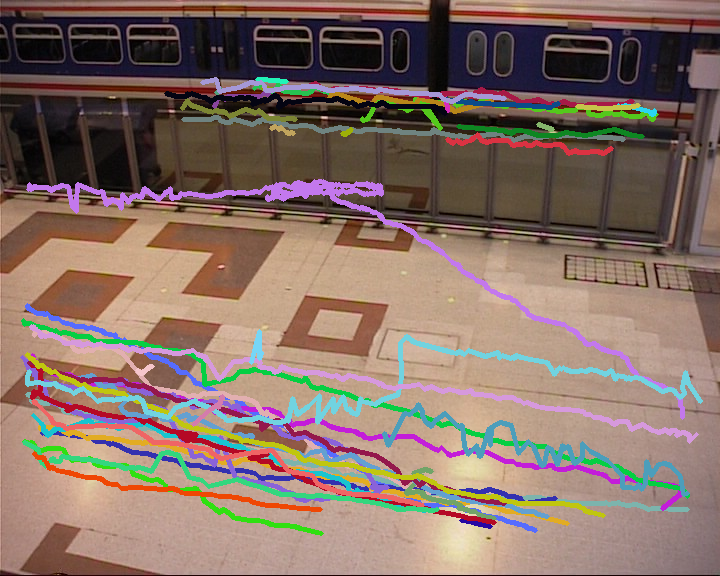
#> input picture ISA_Lab_3-Data/tracks_by_distance_tau_10.png, 720 x 576 px, given as the content of the folder ../sequence, which was not available
$ python object_tracking_spatial_dist.py
#> lines starting #> are read from the running program, lines starting #| are printed output that depends on the picture; pictures that were not available may be replaced by others from this repository, and a replacement may not be noted
import os
import cv2
import pickle
import numpy as np
import random

# Task 2 : Tracking by detection using spatial distance alone

def compute_center(box):
    x1, y1, x2, y2 = box
    return np.array([(x1 + x2) / 2, (y1 + y2) / 2])

def track_by_distance(predictions, num_frames, tau, max_dist=50):
    tracks = {}        # track_id -> {'bbox': np.array, 'frames_with_no_detection': int}
    trajectories = {}  # track_id -> list of (x, y) points
    next_track_id = 0

    for frame_idx in range(num_frames):
        detections = np.array(predictions.get(frame_idx, []), dtype=np.float32)

        # compute detection bounding box centers
        det_centers = np.array([compute_center(box) for box in detections])

        assigned_tracks = set()
        assigned_detections = set()

        # build list of all possible track-detection pairings: (distance, track_id, detection_idx)
        distances = []
        for track_id, track in tracks.items():
            track_center = compute_center(track['bbox'])
            for i, det_center in enumerate(det_centers):
                d = np.linalg.norm(track_center - det_center)
                distances.append((d, track_id, i))

        # greedy assignement ( closest matches first )
        distances.sort(key=lambda x: x[0])
        for distance, track_id, detection_idx in distances:
            # skip if detection is too far from track, likely a new object
            if distance > max_dist:
                continue
            # skip if track or detection already matched
            if track_id in assigned_tracks or detection_idx in assigned_detections:
                continue

            # update track with matched detection
            tracks[track_id]['bbox'] = detections[detection_idx]
            tracks[track_id]['frames_with_no_detection'] = 0

            # record detection center in trajectory history
            if track_id not in trajectories:
                trajectories[track_id] = []
            trajectories[track_id].append(det_centers[detection_idx])

            #mark as assigned to avoid matching multiple times
            assigned_tracks.add(track_id)
            assigned_detections.add(detection_idx)

        # handle unmatched tracks
        # creates a copy to allow deletion durin iteration
        for track_id in list(tracks.keys()):
            if track_id not in assigned_tracks:
                tracks[track_id]['frames_with_no_detection'] += 1
                if tracks[track_id]['frames_with_no_detection'] >= tau:
                    del tracks[track_id]

        # create new track
        for detection_idx in range(len(detections)):
            if detection_idx not in assigned_detections:
                # initialize new track with current detection
                tracks[next_track_id] = {
                    'bbox': detections[detection_idx],
                    'frames_with_no_detection': 0
                }

                # inialize trajectory with first position
                trajectories[next_track_id] = [det_centers[detection_idx]]
                next_track_id += 1

    return trajectories

# Visualization

def draw_trajectories(image, trajectories, max_dist=50):
    img = image.copy()

    for track_id, points in trajectories.items():
        if len(points) < 2:  # Need at least 2 points to draw a line
            continue

        # Random color for this track
        color = tuple(random.randint(0, 255) for _ in range(3))

        # Draw lines between consecutive points
        for i in range(len(points) - 1):
            current_point = points[i]
            next_point = points[i + 1]

            # Skip if points are too far apart (likely tracking error/jump)
            distance = np.linalg.norm(next_point - current_point)
            if distance > max_dist:
                continue

            # Convert to integer coordinates and draw line
            p1 = tuple(current_point.astype(int))
            p2 = tuple(next_point.astype(int))
            cv2.line(img, p1, p2, color, thickness=3)

    return img

# ---------------- MAIN ----------------

image_sequence_path = '../sequence'
predictions_file_path = 'predictions.pickle'
# Track stop thresholds
taus = [2, 5, 10]

# Load detections
with open(predictions_file_path, 'rb') as f:
#> (reads ISA_Lab_3-Data/predictions.pickle from the repository)
    predictions = pickle.load(f)

images = []
for fname in sorted(os.listdir(image_sequence_path)):
    images.append(cv2.imread(os.path.join(image_sequence_path, fname)))

num_frames = len(predictions)

first_frame = images[0]
#> first_frame is the input picture: shape (576, 720, 3); mean B, G, R 102.1, 112.3, 134.3

for tau in taus:
    trajectories = track_by_distance(predictions, num_frames, tau)
    vis = draw_trajectories(first_frame, trajectories)
    cv2.imwrite(f"tracks_by_distance_tau_{tau}.png", vis)
    print(f"τ = {tau}, total tracks: {len(trajectories)}")
#> this loop made 3 passes
#> pass 1, `vis = draw_trajectories(first_frame, trajectories)`:
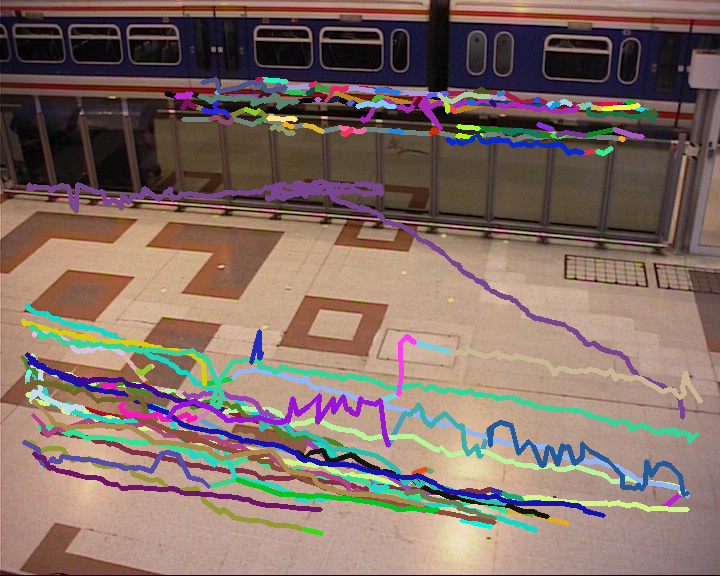
#> vis: shape (576, 720, 3); mean B, G, R 101.5, 110.7, 130.6
#> pass 2, `vis = draw_trajectories(first_frame, trajectories)`:
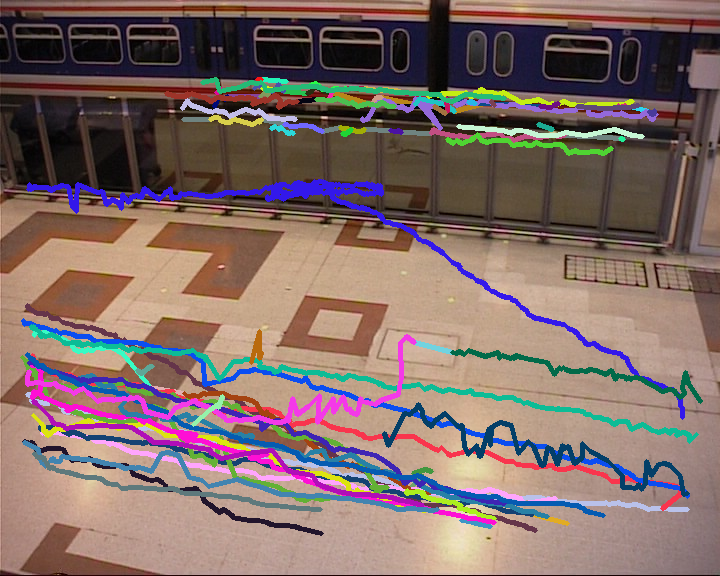
#> vis: shape (576, 720, 3); mean B, G, R 103.6, 108, 129.4
#> pass 3, `vis = draw_trajectories(first_frame, trajectories)`:
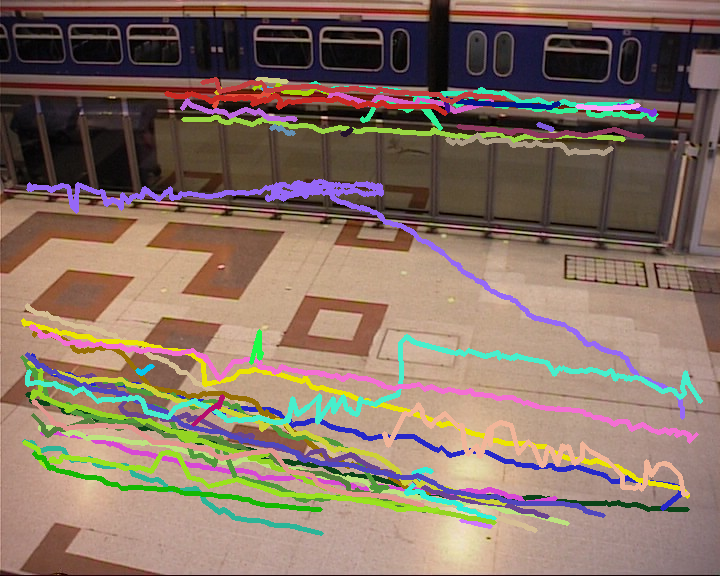
#> vis: shape (576, 720, 3); mean B, G, R 100.6, 114.3, 135.7
